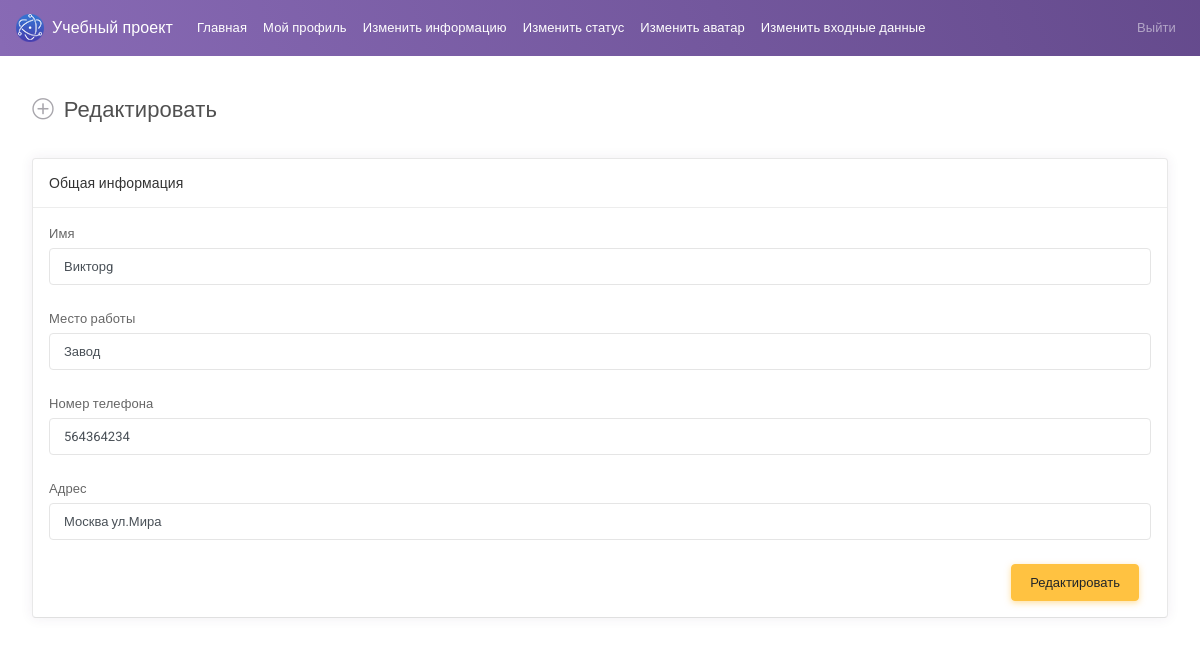
The page /edit.php?id=52 (signed in) on the database its author committed.
### tables this page shows
CREATE TABLE `users` (
  `id` int NOT NULL,
  `email` varchar(255) NOT NULL,
  `password` varchar(255) NOT NULL,
  `role` int NOT NULL DEFAULT '2' COMMENT '1-admin\r\n2-default user',
  `username` varchar(255) DEFAULT NULL,
  `job` varchar(255) DEFAULT NULL,
  `phone` varchar(255) DEFAULT NULL,
  `address` varchar(255) DEFAULT NULL,
  `status` int NOT NULL DEFAULT '1',
  `avatar` varchar(255) DEFAULT NULL,
  `vk` varchar(255) DEFAULT NULL,
  `tg` varchar(255) DEFAULT NULL,
  `inst` varchar(255) DEFAULT NULL
);

### classes/DataBase.php (called while the page is built, shortened)
<?php
class DataBase
{
    private $db;
    private string $user = 'root';
    private string $pass = '';
    private string $hosts = 'mysql:host=localhost;dbname=course_stage_one';
    public function __construct()
    {
        $this->db = new PDO($this->hosts, $this->user, $this->pass);
    }
    public function getDataUsers($id = null)
    {
        $sql = "SELECT * FROM `users`";
        if (isset($id)) {
            $sql .= " WHERE `id`=?";
            $sql = $this->db->prepare($sql);
            $sql->execute(array($id));
        } else {
            $sql = $this->db->query($sql);
        }
        $dataUsers = $sql->fetchAll(PDO::FETCH_ASSOC);
        if ($dataUsers) {
            return $dataUsers;
        } else {
            return ['ERROR' => 'Не удалось получить данные'];
        }
    }
}

### edit.php (the view, shortened to what this page needs)
<?php
require 'classes/DataBase.php';
$dataBase = new DataBase();
$admin = $dataBase->checkAdmin($_SESSION['USER']['id']);
if ($_GET['id'] && $admin){
    $id = $_GET['id'];
}else{
    $id = $_SESSION['USER']['id'];
}
$dataUser = $dataBase->getDataUsers($id);
$dataUser = $dataUser[0];
?>
<!DOCTYPE html>
<html lang="en">
<head>
    <link id="vendorsbundle" rel="stylesheet" media="screen, print" href="css/vendors.bundle.css">
    <link id="appbundle" rel="stylesheet" media="screen, print" href="css/app.bundle.css">
    <link id="myskin" rel="stylesheet" media="screen, print" href="css/skins/skin-master.css">
    <link rel="stylesheet" media="screen, print" href="css/fa-solid.css">
    <link rel="stylesheet" media="screen, print" href="css/fa-brands.css">
</head>
<body>
<?php require 'components/navbar.php';?>
<main id="js-page-content" role="main" class="page-content mt-3">
    <div class="subheader">
        <h1 class="subheader-title">
            <i class='subheader-icon fal fa-plus-circle'></i> Редактировать
        </h1>
    </div>
    <form action="actions/editUser.php" method="post">
        <div class="row">
            <div class="col-xl-6">
                <div id="panel-1" class="panel">
                    <div class="panel-container">
                        <div class="panel-hdr">
                            <h2>Общая информация</h2>
                        </div>
                        <div class="panel-content">
                            <div class="form-group">
                                <label class="form-label" for="simpleinput">Имя</label>
                                <input type="text" id="simpleinput" class="form-control" value="<?php echo $dataUser['username']?>"
                                       name="username">
                            </div>
                            <div class="form-group">
                                <label class="form-label" for="simpleinput">Место работы</label>
                                <input type="text" id="simpleinput" class="form-control" value="<?php echo $dataUser['job']?>"
                                       name="job">
                            </div>
                            <div class="form-group">
                                <label class="form-label" for="simpleinput">Номер телефона</label>
                                <input type="text" id="simpleinput" class="form-control" value="<?php echo $dataUser['phone']?>"
                                       name="phone">
                            </div>
                            <div class="form-group">
                                <label class="form-label" for="simpleinput">Адрес</label>
                                <input type="text" id="simpleinput" class="form-control"
                                       value="<?php echo $dataUser['address']?>" name="address">
                            </div>
                            <div class="col-md-12 mt-3 d-flex flex-row-reverse">
                                <button class="btn btn-warning">Редактировать</button>
                            </div>
                        </div>
                    </div>
                </div>
            </div>
        </div>
    </form>
</main>
</body>
</html>

### rows shown on the page
users: username "Викторg", job "Завод", phone "564364234", address "Москва ул.Мира"
